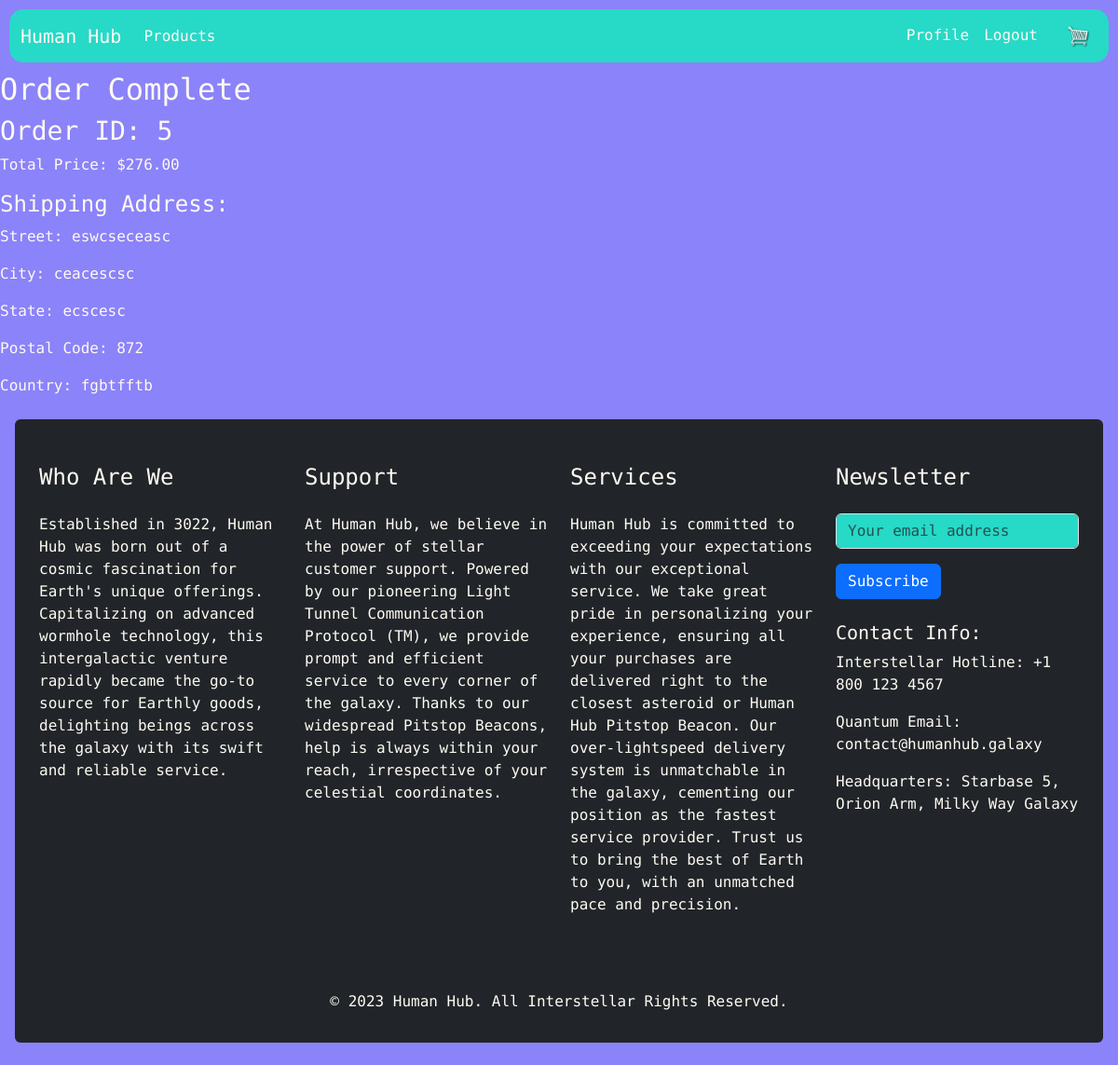
The app's page /order/5/ (signed in) with its own data.
### store/models.py (models this page shows, shortened)
class Order(models.Model):
    user = models.ForeignKey(User, on_delete=models.CASCADE)
    cart_items = models.ManyToManyField(CartItem)
    total = models.DecimalField(max_digits=8, decimal_places=2)
    created_at = models.DateTimeField(auto_now_add=True)
    shipping_address = models.OneToOneField('ShippingAddress', on_delete=models.CASCADE)
    payment_info = models.OneToOneField('PaymentInfo', on_delete=models.CASCADE, null=True, blank=True)

class ShippingAddress(models.Model):
    street = models.CharField(max_length=255)
    city = models.CharField(max_length=100)
    state = models.CharField(max_length=100)
    postal_code = models.IntegerField(max_length=20, validators=[MinLengthValidator(5)])
    country = models.CharField(max_length=100)

### store/views.py (the view)
# urls.py: path('order/<int:order_id>/', views.order_complete, name='order_complete'),
def order_complete(request, order_id):
    order = get_object_or_404(Order, id=order_id)
    if order.user != request.user:
        return HttpResponseForbidden()
    context = {
        'order': order
    }
    return render(request, 'store/order_complete.html', context)

### store/templates/store/order_complete.html
{% extends "store/base_generic.html" %}
{% block content %}
  <h2>Order Complete</h2>
  <h3>Order ID: {{ order.id }}</h3>
  <p>Total Price: ${{ order.total }}</p>
  <h4>Shipping Address:</h4>
  <p>Street: {{ order.shipping_address.street }}</p>
  <p>City: {{ order.shipping_address.city }}</p>
  <p>State: {{ order.shipping_address.state }}</p>
  <p>Postal Code: {{ order.shipping_address.postal_code }}</p>
  <p>Country: {{ order.shipping_address.country }}</p>
{% endblock %}

### store/static/store/styles.css (style rules this page uses)
:root { --turquoise: #27d9c7ff; --tropical-indigo: #8b83f9ff; --floral-white: #fefaf2ff; --violet-web-color: #e08affff; }
body { background-color: var(--tropical-indigo); color: var(--floral-white); font-family: 'Monomaniac One', monospace; }

### records on screen
Order: id "5", total "276.00", shipping_address.street "eswcseceasc", shipping_address.city "ceacescsc", shipping_address.state "ecscesc", shipping_address.postal_code "872", shipping_address.country "fgbtfftb"
